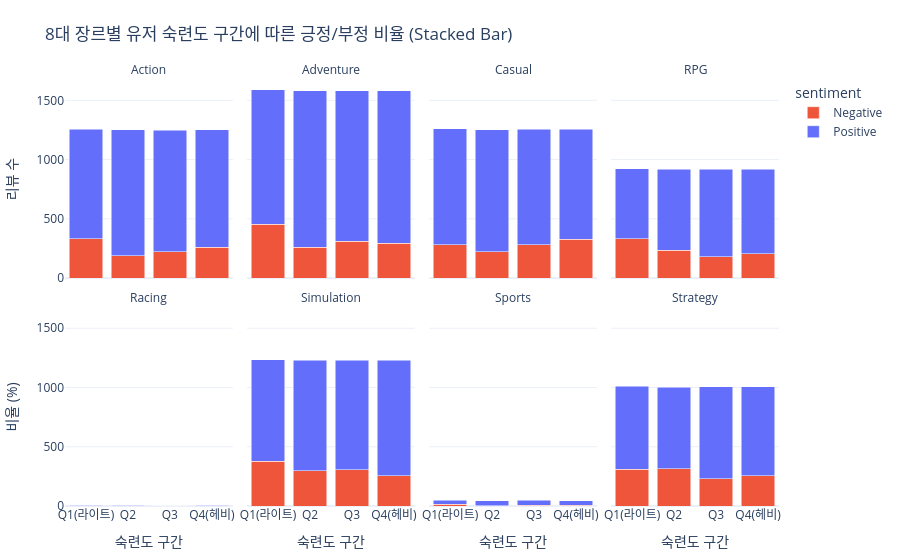

Source (notebook cell):
### Code cell
# 이전 플레이타임과 긍부정 반응의 관계 분석의 추가분
# 타겟 장르 8개 전체의 플레이시간 구간 별 긍부정 비율
# 1. 긍정/부정 데이터 라벨링 및 사분위수 구간화
filtered_df['sentiment'] = filtered_df['voted_up'].str.lower().map({'true': 'Positive', 'false': 'Negative'})
filtered_df['playtime_q'] = filtered_df.groupby('genres_list')['author_playtime_at_review'].transform(
    lambda x: pd.qcut(x, q=4, labels=['Q1(라이트)', 'Q2', 'Q3', 'Q4(헤비)'])
)

# 2. 시각화를 위한 데이터 그룹화 (장르, 숙련도구간, 감성별로 개수 집계)
df_counts = filtered_df.groupby(['genres_list', 'playtime_q', 'sentiment']).size().reset_index(name='count')

# 3. px.bar()를 이용한 시각화
fig = px.bar(df_counts, 
            x="playtime_q", 
            y="count", 
            color="sentiment",
            facet_col="genres_list",   # 장르별로 차트 분리
            facet_col_wrap=4,          # 한 줄에 4개씩 배치
            barmode="stack",           # 누적 바 차트 형태
            color_discrete_map={'Positive': '#636EFA', 'Negative': '#EF553B'},
            title="8대 장르별 유저 숙련도 구간에 따른 긍정/부정 비율 (Stacked Bar)",
            labels={'playtime_q': '숙련도 구간', 'count': '리뷰 수'})

# 4. 레이아웃 조정 (Y축 단위 표시 및 서브플롯 제목 정돈)
fig.update_layout(
    yaxis_title="비율 (%)",
    template="plotly_white",
    margin=dict(t=80, b=50, l=50, r=50)
)

# 서브플롯 제목(장르 이름)에서 "genres_list=" 문구 제거
fig.for_each_annotation(lambda a: a.update(text=a.text.split("=")[-1]))

fig.show()

### Figure 1 — Plotly figure (JSON) as saved in the notebook; plotly's stock layout.template omitted (floating-point values rounded to 4 significant figures)
{"data": [{"hovertemplate": "sentiment=Negative<br>genres_list=Action<br>숙련도 구간=%{x}<br>리뷰 수=%{y}<extra></extra>", "legendgroup": "Negative", "marker": {"color": "#EF553B", "pattern": {"shape": ""}}, "name": "Negative", "orientation": "v", "showlegend": true, "textposition": "auto", "type": "bar", "x": ["Q1(라이트)", "Q2", "Q3", "Q4(헤비)"], "xaxis": "x5", "y": [330, 188, 222, 262], "yaxis": "y5"}, {"hovertemplate": "sentiment=Negative<br>genres_list=Adventure<br>숙련도 구간=%{x}<br>리뷰 수=%{y}<extra></extra>", "legendgroup": "Negative", "marker": {"color": "#EF553B", "pattern": {"shape": ""}}, "name": "Negative", "orientation": "v", "showlegend": false, "textposition": "auto", "type": "bar", "x": ["Q1(라이트)", "Q2", "Q3", "Q4(헤비)"], "xaxis": "x6", "y": [454, 262, 310, 296], "yaxis": "y6"}, {"hovertemplate": "sentiment=Negative<br>genres_list=Casual<br>숙련도 구간=%{x}<br>리뷰 수=%{y}<extra></extra>", "legendgroup": "Negative", "marker": {"color": "#EF553B", "pattern": {"shape": ""}}, "name": "Negative", "orientation": "v", "showlegend": false, "textposition": "auto", "type": "bar", "x": ["Q1(라이트)", "Q2", "Q3", "Q4(헤비)"], "xaxis": "x7", "y": [280, 222, 280, 326], "yaxis": "y7"}, {"hovertemplate": "sentiment=Negative<br>genres_list=RPG<br>숙련도 구간=%{x}<br>리뷰 수=%{y}<extra></extra>", "legendgroup": "Negative", "marker": {"color": "#EF553B", "pattern": {"shape": ""}}, "name": "Negative", "orientation": "v", "showlegend": false, "textposition": "auto", "type": "bar", "x": ["Q1(라이트)", "Q2", "Q3", "Q4(헤비)"], "xaxis": "x8", "y": [330, 236, 180, 206], "yaxis": "y8"}, {"hovertemplate": "sentiment=Negative<br>genres_list=Racing<br>숙련도 구간=%{x}<br>리뷰 수=%{y}<extra></extra>", "legendgroup": "Negative", "marker": {"color": "#EF553B", "pattern": {"shape": ""}}, "name": "Negative", "orientation": "v", "showlegend": false, "textposition": "auto", "type": "bar", "x": ["Q1(라이트)", "Q2", "Q4(헤비)"], "xaxis": "x", "y": [4, 2, 2], "yaxis": "y"}, {"hovertemplate": "sentiment=Negative<br>genres_list=Simulation<br>숙련도 구간=%{x}<br>리뷰 수=%{y}<extra></extra>", "legendgroup": "Negative", "marker": {"color": "#EF553B", "pattern": {"shape": ""}}, "name": "Negative", "orientation": "v", "showlegend": false, "textposition": "auto", "type": "bar", "x": ["Q1(라이트)", "Q2", "Q3", "Q4(헤비)"], "xaxis": "x2", "y": [376, 298, 308, 256], "yaxis": "y2"}, {"hovertemplate": "sentiment=Negative<br>genres_list=Sports<br>숙련도 구간=%{x}<br>리뷰 수=%{y}<extra></extra>", "legendgroup": "Negative", "marker": {"color": "#EF553B", "pattern": {"shape": ""}}, "name": "Negative", "orientation": "v", "showlegend": false, "textposition": "auto", "type": "bar", "x": ["Q1(라이트)", "Q2", "Q3", "Q4(헤비)"], "xaxis": "x3", "y": [14, 2, 8, 8], "yaxis": "y3"}, {"hovertemplate": "sentiment=Negative<br>genres_list=Strategy<br>숙련도 구간=%{x}<br>리뷰 수=%{y}<extra></extra>", "legendgroup": "Negative", "marker": {"color": "#EF553B", "pattern": {"shape": ""}}, "name": "Negative", "orientation": "v", "showlegend": false, "textposition": "auto", "type": "bar", "x": ["Q1(라이트)", "Q2", "Q3", "Q4(헤비)"], "xaxis": "x4", "y": [312, 316, 232, 256], "yaxis": "y4"}, {"hovertemplate": "sentiment=Positive<br>genres_list=Action<br>숙련도 구간=%{x}<br>리뷰 수=%{y}<extra></extra>", "legendgroup": "Positive", "marker": {"color": "#636EFA", "pattern": {"shape": ""}}, "name": "Positive", "orientation": "v", "showlegend": true, "textposition": "auto", "type": "bar", "x": ["Q1(라이트)", "Q2", "Q3", "Q4(헤비)"], "xaxis": "x5", "y": [924, 1064, 1026, 988], "yaxis": "y5"}, {"hovertemplate": "sentiment=Positive<br>genres_list=Adventure<br>숙련도 구간=%{x}<br>리뷰 수=%{y}<extra></extra>", "legendgroup": "Positive", "marker": {"color": "#636EFA", "pattern": {"shape": ""}}, "name": "Positive", "orientation": "v", "showlegend": false, "textposition": "auto", "type": "bar", "x": ["Q1(라이트)", "Q2", "Q3", "Q4(헤비)"], "xaxis": "x6", "y": [1134, 1318, 1272, 1284], "yaxis": "y6"}, {"hovertemplate": "sentiment=Positive<br>genres_list=Casual<br>숙련도 구간=%{x}<br>리뷰 수=%{y}<extra></extra>", "legendgroup": "Positive", "marker": {"color": "#636EFA", "pattern": {"shape": ""}}, "name": "Positive", "orientation": "v", "showlegend": false, "textposition": "auto", "type": "bar", "x": ["Q1(라이트)", "Q2", "Q3", "Q4(헤비)"], "xaxis": "x7", "y": [982, 1030, 978, 930], "yaxis": "y7"}, {"hovertemplate": "sentiment=Positive<br>genres_list=RPG<br>숙련도 구간=%{x}<br>리뷰 수=%{y}<extra></extra>", "legendgroup": "Positive", "marker": {"color": "#636EFA", "pattern": {"shape": ""}}, "name": "Positive", "orientation": "v", "showlegend": false, "textposition": "auto", "type": "bar", "x": ["Q1(라이트)", "Q2", "Q3", "Q4(헤비)"], "xaxis": "x8", "y": [594, 684, 738, 714], "yaxis": "y8"}, {"hovertemplate": "sentiment=Positive<br>genres_list=Racing<br>숙련도 구간=%{x}<br>리뷰 수=%{y}<extra></extra>", "legendgroup": "Positive", "marker": {"color": "#636EFA", "pattern": {"shape": ""}}, "name": "Positive", "orientation": "v", "showlegend": false, "textposition": "auto", "type": "bar", "x": ["Q1(라이트)", "Q2", "Q3", "Q4(헤비)"], "xaxis": "x", "y": [2, 4, 4, 4], "yaxis": "y"}, {"hovertemplate": "sentiment=Positive<br>genres_list=Simulation<br>숙련도 구간=%{x}<br>리뷰 수=%{y}<extra></extra>", "legendgroup": "Positive", "marker": {"color": "#636EFA", "pattern": {"shape": ""}}, "name": "Positive", "orientation": "v", "showlegend": false, "textposition": "auto", "type": "bar", "x": ["Q1(라이트)", "Q2", "Q3", "Q4(헤비)"], "xaxis": "x2", "y": [860, 932, 920, 974], "yaxis": "y2"}, {"hovertemplate": "sentiment=Positive<br>genres_list=Sports<br>숙련도 구간=%{x}<br>리뷰 수=%{y}<extra></extra>", "legendgroup": "Positive", "marker": {"color": "#636EFA", "pattern": {"shape": ""}}, "name": "Positive", "orientation": "v", "showlegend": false, "textposition": "auto", "type": "bar", "x": ["Q1(라이트)", "Q2", "Q3", "Q4(헤비)"], "xaxis": "x3", "y": [34, 44, 40, 38], "yaxis": "y3"}, {"hovertemplate": "sentiment=Positive<br>genres_list=Strategy<br>숙련도 구간=%{x}<br>리뷰 수=%{y}<extra></extra>", "legendgroup": "Positive", "marker": {"color": "#636EFA", "pattern": {"shape": ""}}, "name": "Positive", "orientation": "v", "showlegend": false, "textposition": "auto", "type": "bar", "x": ["Q1(라이트)", "Q2", "Q3", "Q4(헤비)"], "xaxis": "x4", "y": [700, 688, 776, 752], "yaxis": "y4"}], "layout": {"annotations": [{"font": {}, "showarrow": false, "text": "Racing", "x": 0.1175, "xanchor": "center", "xref": "paper", "y": 0.465, "yanchor": "bottom", "yref": "paper"}, {"font": {}, "showarrow": false, "text": "Simulation", "x": 0.3725, "xanchor": "center", "xref": "paper", "y": 0.465, "yanchor": "bottom", "yref": "paper"}, {"font": {}, "showarrow": false, "text": "Sports", "x": 0.6275, "xanchor": "center", "xref": "paper", "y": 0.465, "yanchor": "bottom", "yref": "paper"}, {"font": {}, "showarrow": false, "text": "Strategy", "x": 0.8825, "xanchor": "center", "xref": "paper", "y": 0.465, "yanchor": "bottom", "yref": "paper"}, {"font": {}, "showarrow": false, "text": "Action", "x": 0.1175, "xanchor": "center", "xref": "paper", "y": 1.0, "yanchor": "bottom", "yref": "paper"}, {"font": {}, "showarrow": false, "text": "Adventure", "x": 0.3725, "xanchor": "center", "xref": "paper", "y": 1.0, "yanchor": "bottom", "yref": "paper"}, {"font": {}, "showarrow": false, "text": "Casual", "x": 0.6275, "xanchor": "center", "xref": "paper", "y": 1.0, "yanchor": "bottom", "yref": "paper"}, {"font": {}, "showarrow": false, "text": "RPG", "x": 0.8825, "xanchor": "center", "xref": "paper", "y": 1.0, "yanchor": "bottom", "yref": "paper"}], "barmode": "stack", "legend": {"title": {"text": "sentiment"}, "tracegroupgap": 0}, "margin": {"b": 50, "l": 50, "r": 50, "t": 80}, "title": {"text": "8대 장르별 유저 숙련도 구간에 따른 긍정/부정 비율 (Stacked Bar)"}, "xaxis": {"anchor": "y", "domain": [0, 0.235], "title": {"text": "숙련도 구간"}}, "xaxis2": {"anchor": "y2", "domain": [0.255, 0.49], "matches": "x", "title": {"text": "숙련도 구간"}}, "xaxis3": {"anchor": "y3", "domain": [0.51, 0.745], "matches": "x", "title": {"text": "숙련도 구간"}}, "xaxis4": {"anchor": "y4", "domain": [0.765, 1.0], "matches": "x", "title": {"text": "숙련도 구간"}}, "xaxis5": {"anchor": "y5", "domain": [0, 0.235], "matches": "x", "showticklabels": false}, "xaxis6": {"anchor": "y6", "domain": [0.255, 0.49], "matches": "x", "showticklabels": false}, "xaxis7": {"anchor": "y7", "domain": [0.51, 0.745], "matches": "x", "showticklabels": false}, "xaxis8": {"anchor": "y8", "domain": [0.765, 1.0], "matches": "x", "showticklabels": false}, "yaxis": {"anchor": "x", "domain": [0, 0.465], "title": {"text": "비율 (%)"}}, "yaxis2": {"anchor": "x2", "domain": [0, 0.465], "matches": "y", "showticklabels": false}, "yaxis3": {"anchor": "x3", "domain": [0, 0.465], "matches": "y", "showticklabels": false}, "yaxis4": {"anchor": "x4", "domain": [0, 0.465], "matches": "y", "showticklabels": false}, "yaxis5": {"anchor": "x5", "domain": [0.535, 1.0], "matches": "y", "title": {"text": "리뷰 수"}}, "yaxis6": {"anchor": "x6", "domain": [0.535, 1.0], "matches": "y", "showticklabels": false}, "yaxis7": {"anchor": "x7", "domain": [0.535, 1.0], "matches": "y", "showticklabels": false}, "yaxis8": {"anchor": "x8", "domain": [0.535, 1.0], "matches": "y", "showticklabels": false}}}
